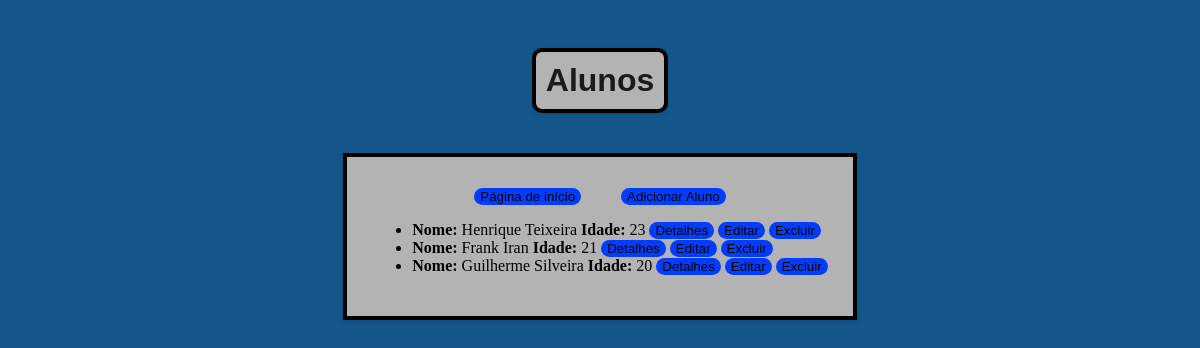
Before: /alunos with the older database file.
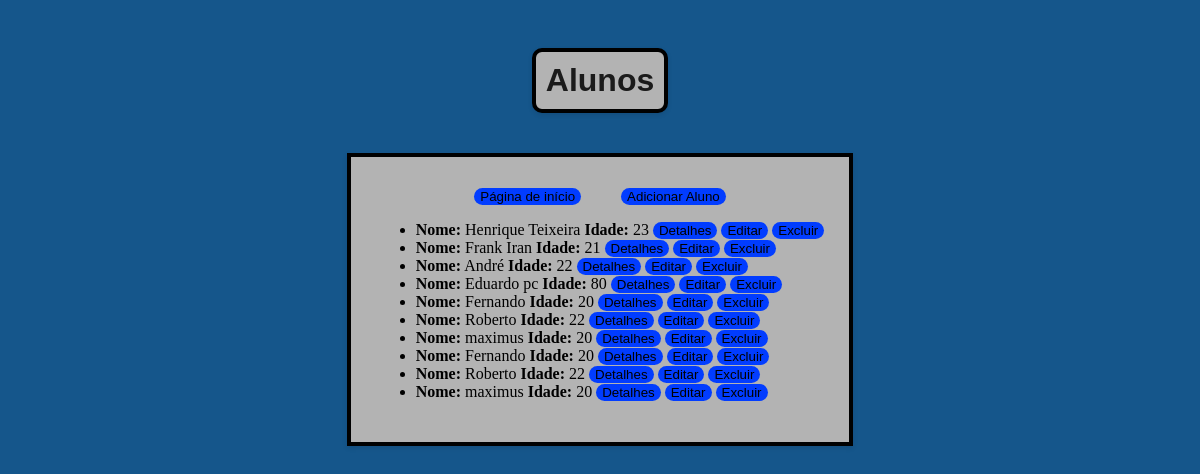
After: the same page with the newer database file.
### app/models.py (models this page shows)
class Aluno(db.Model):
    __tablename__ = 'alunos'
    id = db.Column(db.Integer, primary_key=True)
    nome = db.Column(db.String(50), nullable=False)
    idade = db.Column(db.Integer)
    data_nascimento = db.Column(db.Date)
    nota_primeiro_semestre = db.Column(db.Float)
    nota_segundo_semestre = db.Column(db.Float)
    media_final = db.Column(db.Float)
    turma_id = db.Column(db.Integer, db.ForeignKey(
        'turmas.id'), nullable=False)

### app/alunos/alunos_routes.py (the view)
@alunos_blueprint.route("/alunos", methods=["GET"])
def listar_alunos_view():
    alunos = listar_alunos()
    return render_template('aluno/alunos.html', alunos=alunos)

### app/alunos/alunos_model.py (called while the page is built)
def listar_alunos():
    alunos = Aluno.query.all()
    return [
        {
            "id": aluno.id,
            "nome": aluno.nome,
            "idade": aluno.idade,
            "turma": aluno.turma_id,
            "data_nascimento": aluno.data_nascimento.strftime('%Y-%m-%d'),
            "nota_primeiro_semestre": aluno.nota_primeiro_semestre,
            "nota_segundo_semestre": aluno.nota_segundo_semestre,
            "media_final": aluno.media_final
        }
        for aluno in alunos
    ]

### app/templates/aluno/alunos.html (shortened to what this page needs)
<!DOCTYPE html>
<html lang="pt-BR">
<head>
    <link rel="stylesheet" href="{{ url_for('static', filename='alunos.css') }}">
</head>
<body>
    <h1>Alunos</h1>
    <section class="container">
        <div class="button_home">
        <a href="{{ url_for('index') }}"><button>Página de início</button></a>
        <a href="/alunos/adicionar"><button>Adicionar Aluno</button></a>
        </div>
        <ul>
            {% if alunos %}
                {% for aluno in alunos %}
                    <li>
                        <strong>Nome:</strong> {{ aluno.nome }}
                        <strong>Idade:</strong> {{ aluno.idade }}
                        <a href="/alunos/{{ aluno.id }}"><button>Detalhes</button></a>
                        <a href="/alunos/{{ aluno.id }}/editar"><button>Editar</button></a>
                        <form action="/alunos/{{ aluno.id }}" method="POST" style="display:inline;" onsubmit="return confirmDelete(this);">
                            <button type="submit">Excluir</button>
                        </form>
                    </li>
                {% endfor %}
            {% else %}
                <li>Nenhum aluno cadastrado.</li>
            {% endif %}
        </ul>
    </section>
</body>
</html>

### app/static/alunos.css (style rules this page uses)
body { background-color: #15568b; display: grid; }
h1 { font-family: 'Impact', sans-serif; color: rgba(2, 2, 2, 0.86); text-align: center; margin-top: 50px; border: 4px solid #000000; max-width: max-content; text-align: center; padding: 10px; margin: 40px; border-radius: 10px; box-shadow: 0 2px 5px rgba(0, 0, 0, 0.1); background-color: #B3B3B3; justify-self: center; }
.button_home { display: flex; justify-content: center; gap: 40px; margin-top: 5px; }
button { background: rgb(0, 17, 255); background: linear-gradient(0deg, rgb(2, 61, 255) 0%, rgb(1, 60, 255) 100%); border: none; border-radius: 10px; }
button:before { height: 0%; width: 2px; }
.container { display: grid; justify-self: center; text-align: start; align-items: center; justify-content: center; border: 4px solid #000000; background-color: #B3B3B3; border: 4px solid #000000; box-shadow: 0 2px 5px rgba(0, 0, 0, 0.1); padding: 25px; }

Changed rows visible on the page:
removed Aluno: nome "Guilherme Silveira", idade "20"
added Aluno: nome "André", idade "22"
added Aluno: nome "Eduardo pc", idade "80"
added Aluno: nome "Fernando", idade "20"
added Aluno: nome "Roberto", idade "22"
added Aluno: nome "maximus", idade "20"
added Aluno: nome "Fernando", idade "20"
added Aluno: nome "Roberto", idade "22"
added Aluno: nome "maximus", idade "20"
